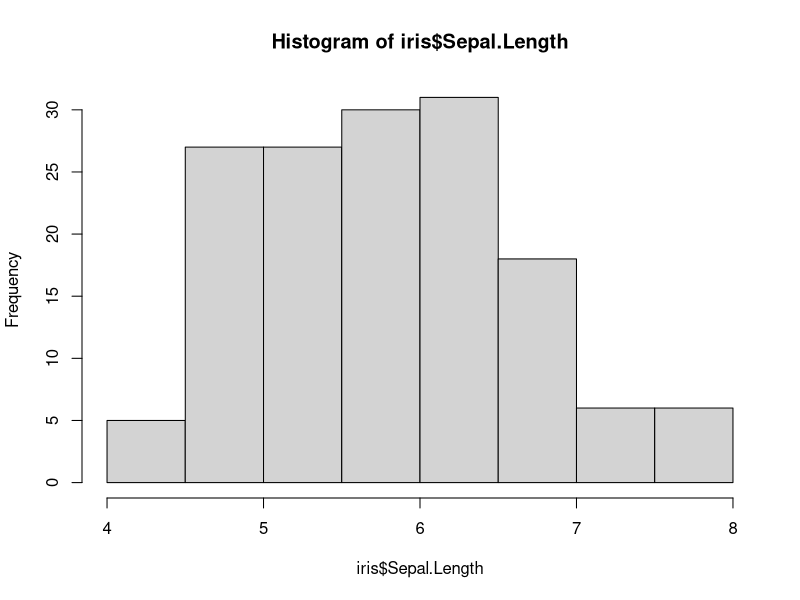
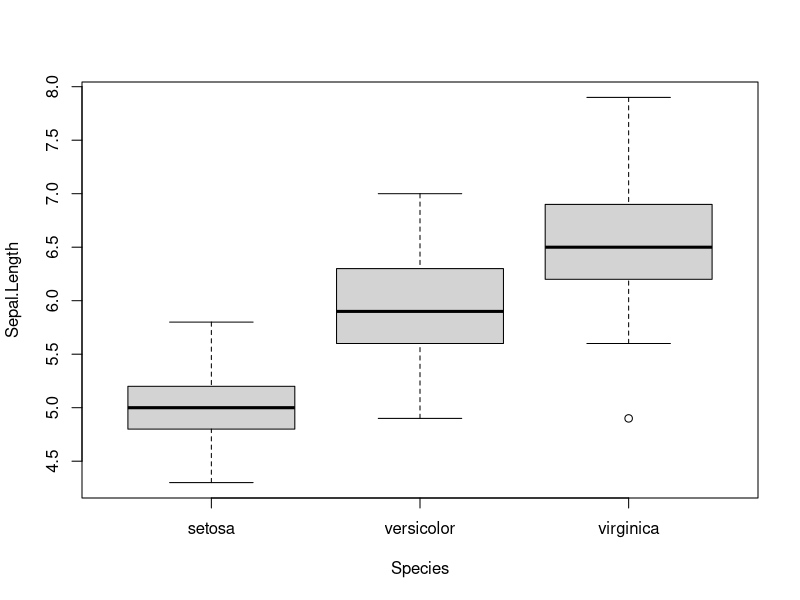
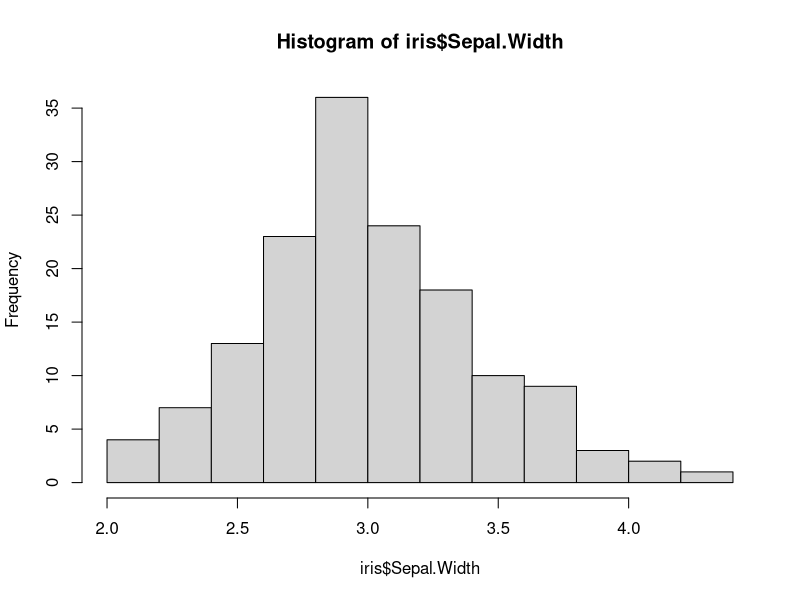
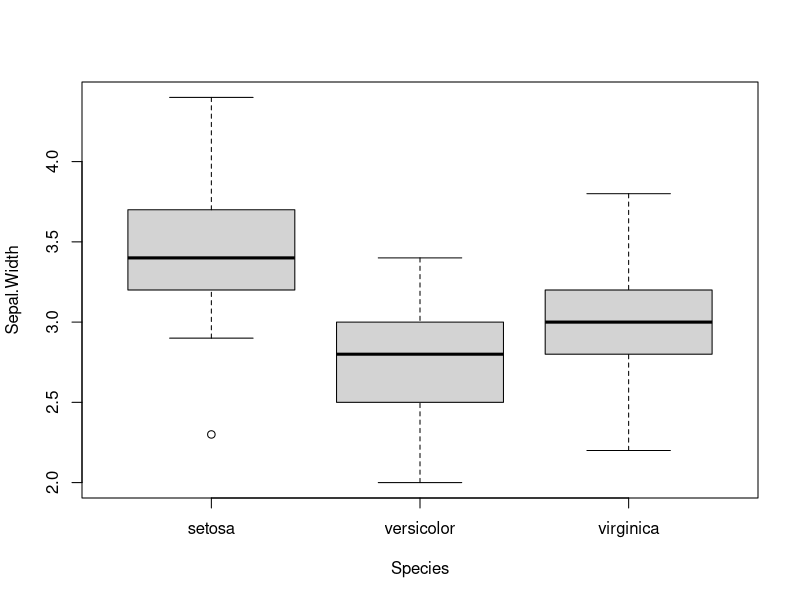
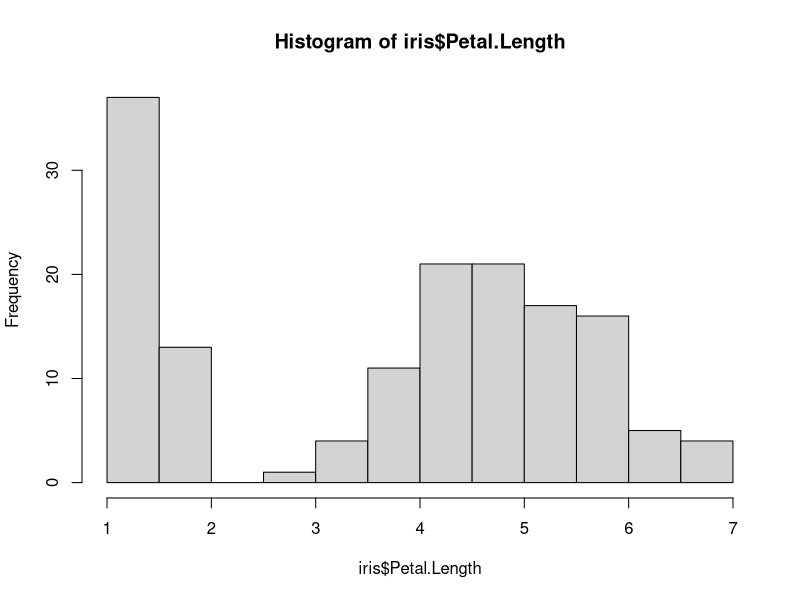
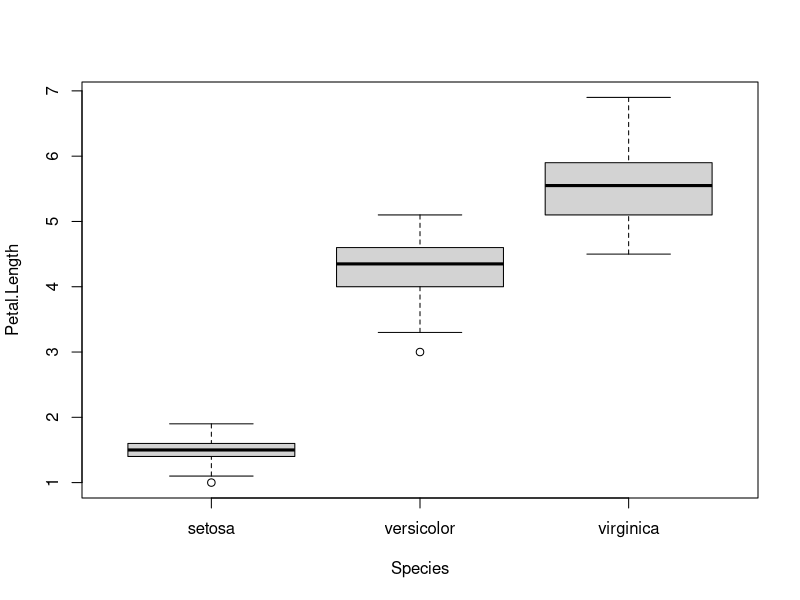
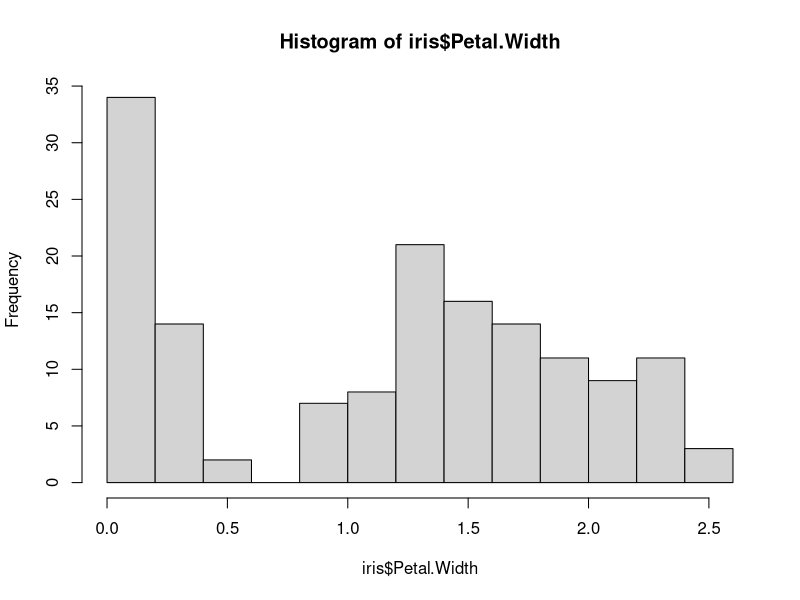
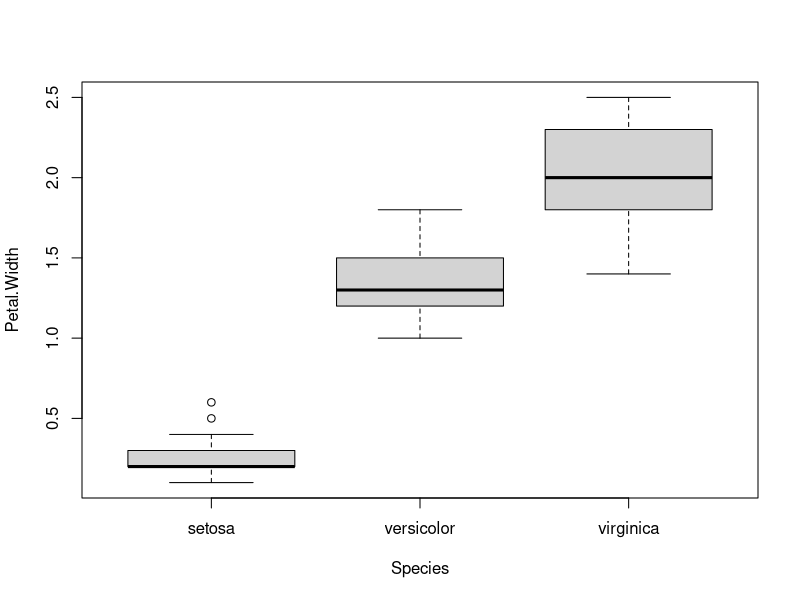

These figures' R source, in order:
library(caret)

# Load the iris dataset
data("iris")

# Determine the size of the dataset
dim(iris)

# Determine the types
sapply(iris, class)

# Determine the nominal classes in the dataset
levels(iris$Species)

# Determine the input space and the output space
x = iris[, 1:4]
y = iris[, 5]

# Analyze Sepal.Length
mean(iris$Sepal.Length)
sd(iris$Sepal.Length)
var(iris$Sepal.Length)
min(iris$Sepal.Length)
max(iris$Sepal.Length)
median(iris$Sepal.Length)
range(iris$Sepal.Length)
quantile(iris$Sepal.Length)
hist(iris$Sepal.Length)
boxplot(Sepal.Length ~ Species, data = iris)

# Analyze Sepal.Width
mean(iris$Sepal.Width)
sd(iris$Sepal.Width)
var(iris$Sepal.Width)
min(iris$Sepal.Width)
max(iris$Sepal.Width)
median(iris$Sepal.Width)
range(iris$Sepal.Width)
quantile(iris$Sepal.Width)
hist(iris$Sepal.Width)
boxplot(Sepal.Width ~ Species, data = iris)

# Analyze Petal.Length
mean(iris$Petal.Length)
sd(iris$Petal.Length)
var(iris$Petal.Length)
min(iris$Petal.Length)
max(iris$Petal.Length)
median(iris$Petal.Length)
range(iris$Petal.Length)
quantile(iris$Petal.Length)
hist(iris$Petal.Length)
boxplot(Petal.Length ~ Species, data = iris)

# Analyze Petal.Width
mean(iris$Petal.Width)
sd(iris$Petal.Width)
var(iris$Petal.Width)
min(iris$Petal.Width)
max(iris$Petal.Width)
median(iris$Petal.Width)
range(iris$Petal.Width)
quantile(iris$Petal.Width)
hist(iris$Petal.Width)
boxplot(Petal.Width ~ Species, data = iris)

# Analyze the distribution of the Species (target variable)
table.iris = table(iris$Species)
pie(table.iris)
barplot(table.iris)
plot(x=iris$Petal.Length, y=iris$Petal.Width, col=iris$Species)
plot(x=iris$Sepal.Length, y=iris$Sepal.Width, col=iris$Species)
plot(y, col=c(4,6,3))

# Univariate analysis: box plot
par(mfrow=c(1, 4))
for(i in 1:4) {
  boxplot(x[,i], main=names(iris)[i])
}

# Univariate analysis: feature plot
featurePlot(x, y, plot="density", scales=list(x=list(relation="free"), y=list(relation="free")), auto.key=list(columns=3))

# Multivariate analysis
featurePlot(x=x, y=y, plot="pairs", auto.key=list(columns=3))